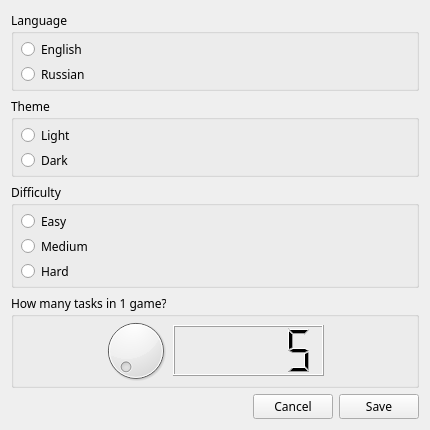
<?xml version="1.0" encoding="UTF-8"?>
<ui version="4.0">
 <class>Form</class>
 <widget class="QWidget" name="Form">
  <property name="geometry">
   <rect>
    <x>0</x>
    <y>0</y>
    <width>430</width>
    <height>430</height>
   </rect>
  </property>
  <property name="minimumSize">
   <size>
    <width>430</width>
    <height>430</height>
   </size>
  </property>
  <property name="font">
   <font>
    <family>Sans</family>
   </font>
  </property>
  <property name="windowTitle">
   <string>Count! - Settings</string>
  </property>
  <layout class="QGridLayout" name="gridLayout">
   <item row="2" column="0" colspan="3">
    <widget class="QGroupBox" name="difficultyGroupBox">
     <property name="minimumSize">
      <size>
       <width>0</width>
       <height>105</height>
      </size>
     </property>
     <property name="maximumSize">
      <size>
       <width>16777215</width>
       <height>105</height>
      </size>
     </property>
     <property name="title">
      <string>Difficulty</string>
     </property>
     <widget class="QRadioButton" name="easyRadioButton">
      <property name="geometry">
       <rect>
        <x>10</x>
        <y>28</y>
        <width>114</width>
        <height>21</height>
       </rect>
      </property>
      <property name="text">
       <string>Easy</string>
      </property>
     </widget>
     <widget class="QRadioButton" name="mediumRadioButton">
      <property name="geometry">
       <rect>
        <x>10</x>
        <y>53</y>
        <width>114</width>
        <height>21</height>
       </rect>
      </property>
      <property name="text">
       <string>Medium</string>
      </property>
     </widget>
     <widget class="QRadioButton" name="hardRadioButton">
      <property name="geometry">
       <rect>
        <x>10</x>
        <y>78</y>
        <width>114</width>
        <height>21</height>
       </rect>
      </property>
      <property name="text">
       <string>Hard</string>
      </property>
     </widget>
    </widget>
   </item>
   <item row="0" column="0" colspan="3">
    <widget class="QGroupBox" name="languageGroupBox">
     <property name="maximumSize">
      <size>
       <width>16777215</width>
       <height>80</height>
      </size>
     </property>
     <property name="font">
      <font>
       <family>Sans</family>
      </font>
     </property>
     <property name="title">
      <string>Language</string>
     </property>
     <widget class="QRadioButton" name="englishRadioButton">
      <property name="geometry">
       <rect>
        <x>10</x>
        <y>28</y>
        <width>114</width>
        <height>21</height>
       </rect>
      </property>
      <property name="text">
       <string>English</string>
      </property>
     </widget>
     <widget class="QRadioButton" name="russianRadioButton">
      <property name="geometry">
       <rect>
        <x>10</x>
        <y>53</y>
        <width>114</width>
        <height>21</height>
       </rect>
      </property>
      <property name="text">
       <string>Russian</string>
      </property>
     </widget>
    </widget>
   </item>
   <item row="4" column="1">
    <widget class="QPushButton" name="cancelPushButton">
     <property name="text">
      <string>Cancel</string>
     </property>
    </widget>
   </item>
   <item row="4" column="2">
    <widget class="QPushButton" name="savePushButton">
     <property name="text">
      <string>Save</string>
     </property>
    </widget>
   </item>
   <item row="1" column="0" colspan="3">
    <widget class="QGroupBox" name="themeGroupBox">
     <property name="maximumSize">
      <size>
       <width>16777215</width>
       <height>80</height>
      </size>
     </property>
     <property name="font">
      <font>
       <family>Sans</family>
      </font>
     </property>
     <property name="title">
      <string>Theme</string>
     </property>
     <widget class="QRadioButton" name="lightRadioButton">
      <property name="geometry">
       <rect>
        <x>10</x>
        <y>28</y>
        <width>114</width>
        <height>21</height>
       </rect>
      </property>
      <property name="text">
       <string>Light</string>
      </property>
     </widget>
     <widget class="QRadioButton" name="darkRadioButton">
      <property name="geometry">
       <rect>
        <x>10</x>
        <y>53</y>
        <width>114</width>
        <height>21</height>
       </rect>
      </property>
      <property name="text">
       <string>Dark</string>
      </property>
     </widget>
    </widget>
   </item>
   <item row="4" column="0">
    <spacer name="horizontalSpacer">
     <property name="orientation">
      <enum>Qt::Horizontal</enum>
     </property>
     <property name="sizeHint" stdset="0">
      <size>
       <width>40</width>
       <height>20</height>
      </size>
     </property>
    </spacer>
   </item>
   <item row="3" column="0" colspan="3">
    <widget class="QGroupBox" name="tasksAmountGroupBox">
     <property name="maximumSize">
      <size>
       <width>16777215</width>
       <height>100</height>
      </size>
     </property>
     <property name="title">
      <string>How many tasks in 1 game?</string>
     </property>
     <widget class="QDial" name="tasksDial">
      <property name="geometry">
       <rect>
        <x>89</x>
        <y>21</y>
        <width>71</width>
        <height>71</height>
       </rect>
      </property>
      <property name="minimum">
       <number>5</number>
      </property>
      <property name="maximum">
       <number>30</number>
      </property>
     </widget>
     <widget class="QLCDNumber" name="tasksLCD">
      <property name="geometry">
       <rect>
        <x>162</x>
        <y>31</y>
        <width>151</width>
        <height>51</height>
       </rect>
      </property>
      <property name="intValue" stdset="0">
       <number>5</number>
      </property>
     </widget>
    </widget>
   </item>
  </layout>
 </widget>
 <resources/>
 <connections/>
</ui>
